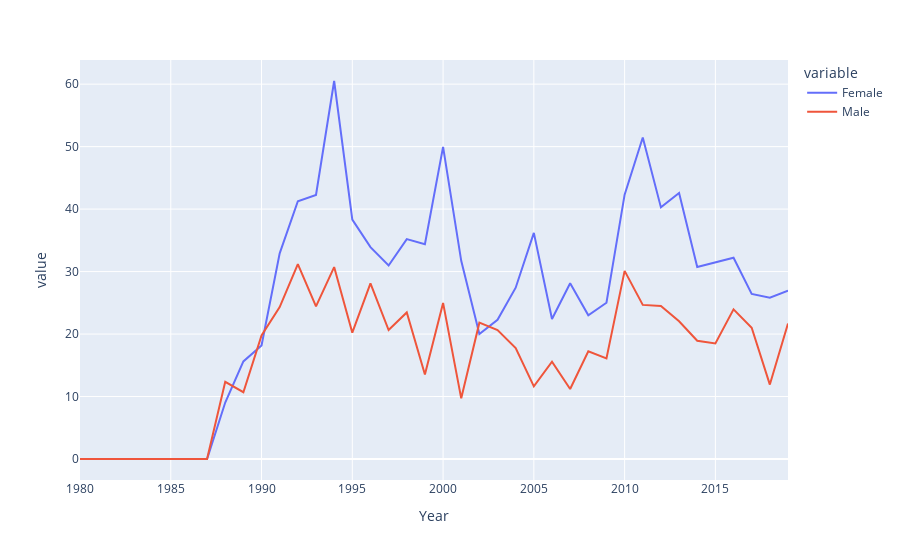

Here is the notebook cell this chart was saved with:
### Code cell
# Incidence
dfs = []

evaluation_timepoints_inc = np.arange(0, 40.0, 1.0) 

for timepoint in evaluation_timepoints_inc:
    timewindow = [timepoint, timepoint+1]
    result_df = incidence_calculator(datalist=datalist, agegroup=agegroup,timewindow=timewindow)
    result_df['timepoint'] = timepoint

    # Append the resulting dataframe to the list
    dfs.append(result_df)

# Concatenate all dataframes in the list into a single dataframe
inc_combined_df = pd.concat(dfs, ignore_index=True)

# Replace timepoint with years, gender with actual gender string
inc_combined_df['Year'] = inc_combined_df['timepoint'].map(timepoint_to_year)
inc_combined_df['Gender'] = inc_combined_df['Gender'].map(gender)

incidence_df = inc_combined_df.groupby(['Gender','Year']).agg(
            incidence=('incidence', 'mean')  # Average pop for each gender
        ).reset_index()

incidence_df['incidence'] = round(incidence_df['incidence'] * 1000, 3)

incidence_wide_df = incidence_df.pivot(index='Year', columns='Gender', values='incidence').reset_index()
incidence_wide_df.columns.name = None  # Remove the name of the columns index

px.line(data_frame=incidence_wide_df, x='Year', y=['Female','Male'])

### Figure 1 — Plotly figure (JSON) as saved in the notebook; plotly's stock layout.template omitted (floating-point values rounded to 4 significant figures)
{"data": [{"hovertemplate": "variable=Female<br>Year=%{x}<br>value=%{y}<extra></extra>", "legendgroup": "Female", "line": {"color": "#636efa", "dash": "solid"}, "marker": {"symbol": "circle"}, "mode": "lines", "name": "Female", "orientation": "v", "showlegend": true, "type": "scatter", "x": [1980, 1981, 1982, 1983, 1984, 1985, 1986, 1987, 1988, 1989, 1990, 1991, 1992, 1993, 1994, 1995, 1996, 1997, 1998, 1999, 2000, 2001, 2002, 2003, 2004, 2005, 2006, 2007, 2008, 2009, 2010, 2011, 2012, 2013, 2014, 2015, 2016, 2017, 2018, 2019], "xaxis": "x", "y": [0, 0, 0, 0, 0, 0, 0, 0, 9.041, 15.61, 18.19, 32.92, 41.25, 42.25, 60.51, 38.32, 33.92, 30.97, 35.2, 34.38, 49.96, 31.71, 20.0, 22.28, 27.42, 36.2, 22.42, 28.13, 23, 25.01, 42.3, 51.47, 40.27, 42.57, 30.72, 31.42, 32.22, 26.43, 25.83, 26.96], "yaxis": "y"}, {"hovertemplate": "variable=Male<br>Year=%{x}<br>value=%{y}<extra></extra>", "legendgroup": "Male", "line": {"color": "#EF553B", "dash": "solid"}, "marker": {"symbol": "circle"}, "mode": "lines", "name": "Male", "orientation": "v", "showlegend": true, "type": "scatter", "x": [1980, 1981, 1982, 1983, 1984, 1985, 1986, 1987, 1988, 1989, 1990, 1991, 1992, 1993, 1994, 1995, 1996, 1997, 1998, 1999, 2000, 2001, 2002, 2003, 2004, 2005, 2006, 2007, 2008, 2009, 2010, 2011, 2012, 2013, 2014, 2015, 2016, 2017, 2018, 2019], "xaxis": "x", "y": [0, 0, 0, 0, 0, 0, 0, 0, 12.36, 10.7, 19.78, 24.32, 31.19, 24.42, 30.72, 20.23, 28.11, 20.64, 23.46, 13.52, 24.99, 9.713, 21.82, 20.63, 17.76, 11.62, 15.56, 11.2, 17.23, 16.09, 30.11, 24.67, 24.48, 22.04, 18.93, 18.5, 23.95, 21.01, 11.91, 21.68], "yaxis": "y"}], "layout": {"autosize": true, "legend": {"title": {"text": "variable"}, "tracegroupgap": 0}, "margin": {"t": 60}, "xaxis": {"anchor": "y", "autorange": true, "domain": [0, 1], "range": [1980, 2019], "title": {"text": "Year"}, "type": "linear"}, "yaxis": {"anchor": "x", "autorange": true, "domain": [0, 1], "range": [-3.361, 63.87], "title": {"text": "value"}, "type": "linear"}}}
